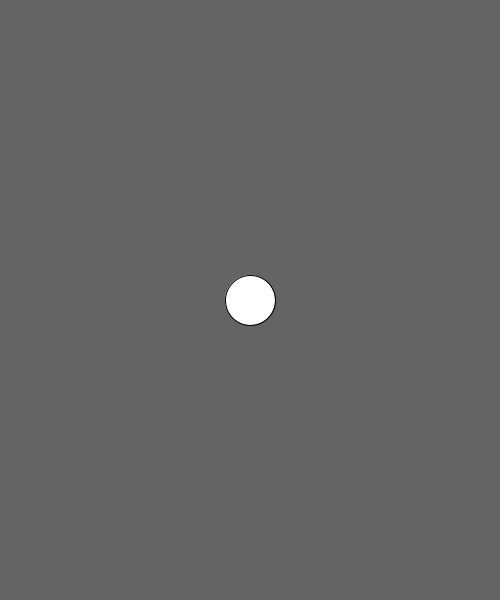
Frame 1 (no input)
Frame 60 (the mouse pressed at the canvas centre just before this capture): identical to frame 1, image omitted
Frame 120 (the mouse held since frame 60 and released just before this capture): identical to frame 1, image omitted

The Processing sketch that drew this single still picture (run headless with seeded random() and noise(); from frame 60 on, the mouse is pressed at the canvas centre):

// Processing sketch: day4_05_bouncingBalls_objects
// ── day4_05_bouncingBalls_objects.pde
Ball b;


void setup() {
  size(500, 600);
  background(100);
  // create a "new" object with the class "Ball"
  b = new Ball();
  
  // println(b.x);
}

void draw() {
  background(100);
  b.display();
}











class Ball {
  // variables(properties)
  float x, y;
  float size;
  // There is a very very very special function called "Constructor function"
  Ball() {
    // like setup() in Processing
    x = width/2;
    y = height/2;
    size = 50;
  }
  // functions(methods, actions, behaviors!)
  void display() {
    ellipse(x, y, size, size);
  }
}
